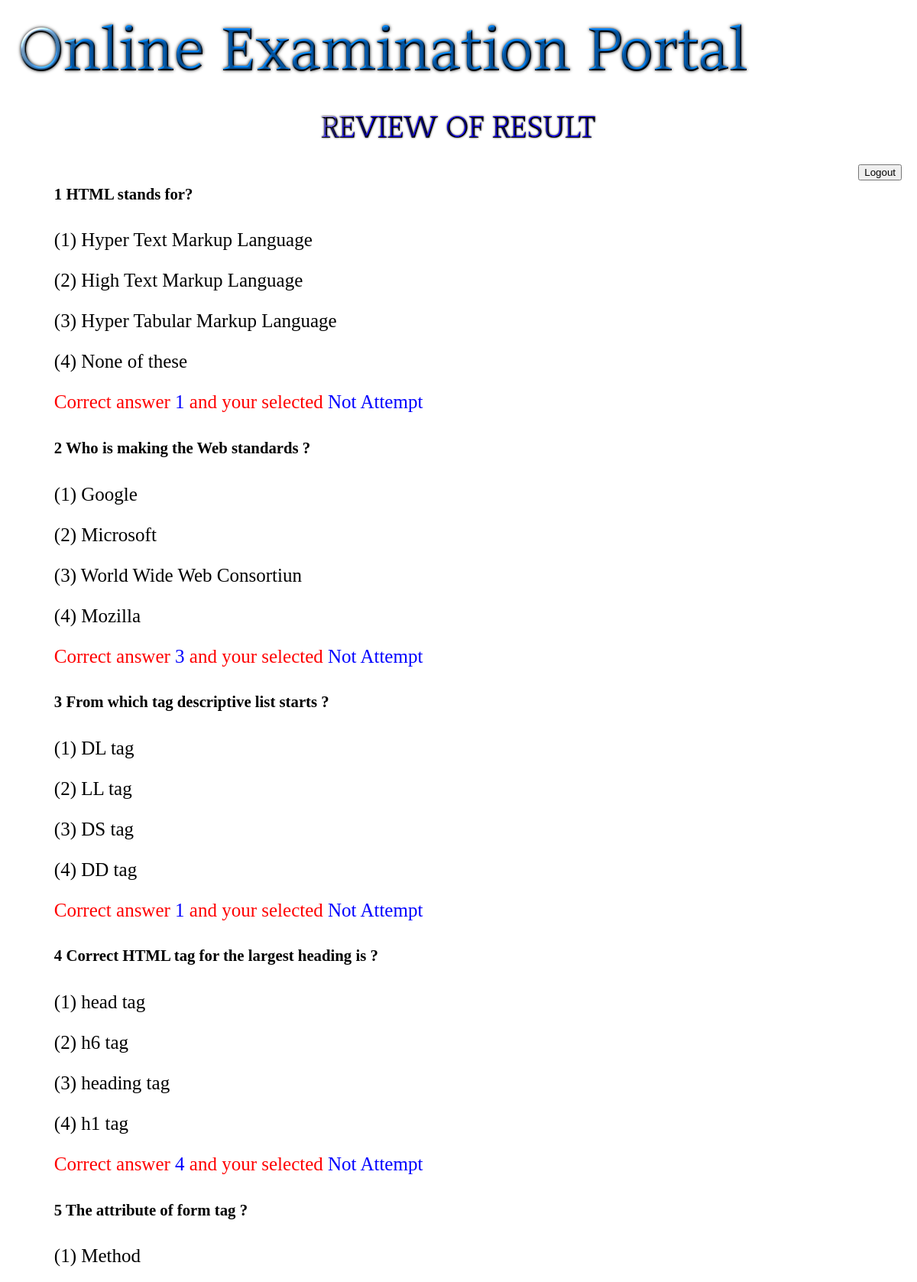
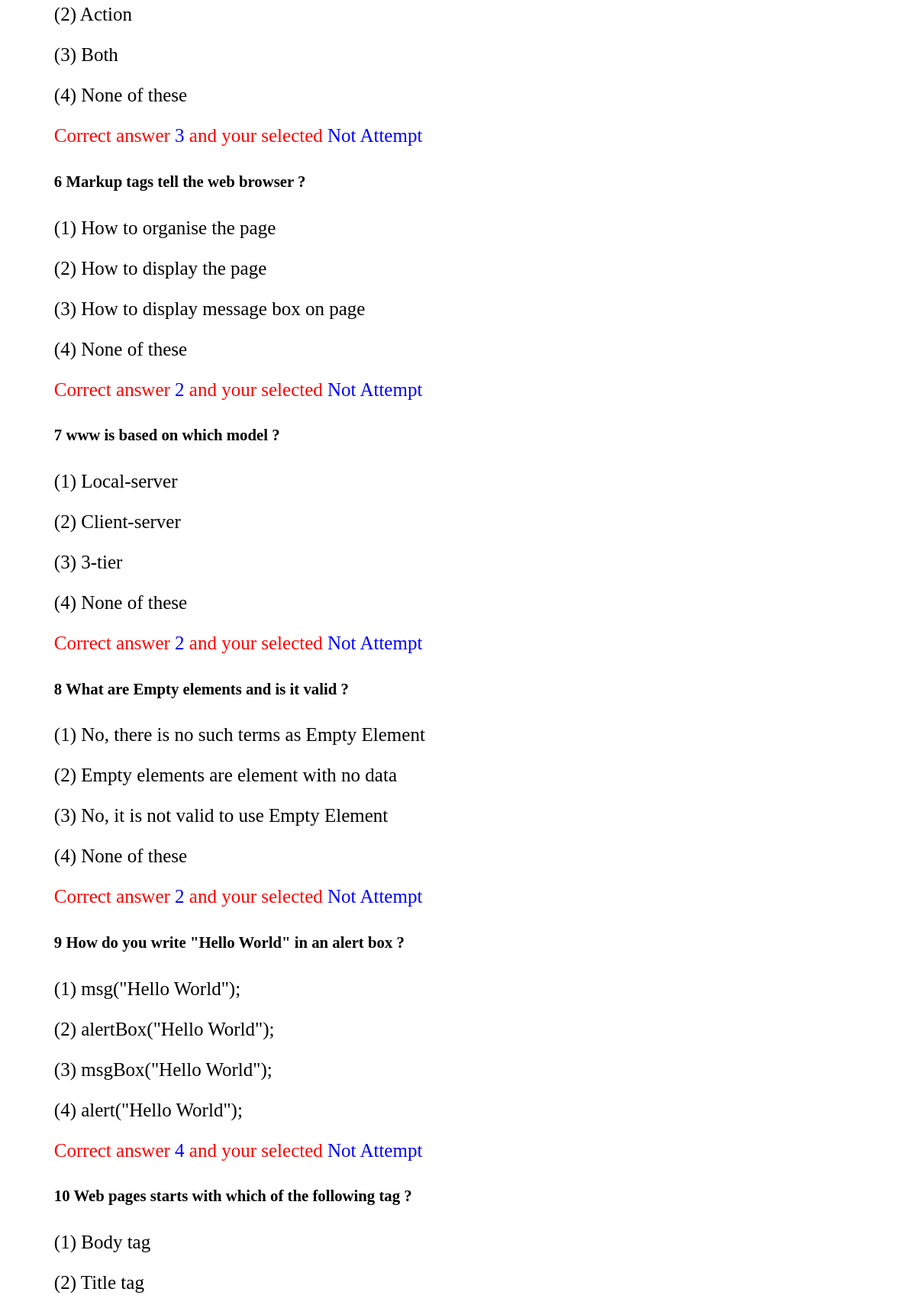
/review.php (upper part), run on the app's committed database (2 pictures, top to bottom).
### tables this page shows
CREATE TABLE `questionid` (
  `id` int(50) NOT NULL,
  `ques` text NOT NULL,
  `option1` char(100) NOT NULL,
  `option2` varchar(100) NOT NULL,
  `option3` char(100) NOT NULL,
  `option4` varchar(100) NOT NULL,
  `answerid` int(5) NOT NULL
);

### review.php (the view, shortened to what this page needs)
<?php
   include('connection.php');
 ?>
<!DOCTYPE html>
<html>
<head>
</head>
<body>
<div class="grid-container">
  <div class="item1"><marquee><img src="d6.png"></marquee><br><center><img src="d3.png"></center></div>
  <div class="item2"><br> <br><br>
<div class="colr"></div>
</div>
  <div class="item3  mainbody">
    <form method="post" id="sonu"  action="result.php">
          <?php
          $count=1;
            $re=$_SESSION["uname1"];
          $query2="SELECT * FROM `answer` WHERE `id`='$re' ";
          $result2=mysqli_query($conn,$query2);
          $row2=mysqli_fetch_assoc($result2);
          $query="SELECT * FROM `questionid` ";
          $qno=$count;
          $result=mysqli_query($conn,$query);
         if(mysqli_num_rows($result)>0)
       {
               while($row=mysqli_fetch_assoc($result))
               {
                      echo '<div class="curque"><h5>'.$qno.' '.$row['ques'].'</h5>
                      <p ?> <span>(1)</span> <?php value="1" name="quizcheck['.$qno.']">'.$row['option1'].'
                      <p ?> <span>(2)</span> <?php value="1" name="quizcheck['.$qno.']">'.$row['option2'].'
                      <p ?> <span>(3)</span> <?php value="1" name="quizcheck['.$qno.']">'.$row['option3'].'
                      <p ?> <span>(4)</span> <?php value="1" name="quizcheck['.$qno.']">'.$row['option4'].'</div>';
?><p style="color:red ">Correct answer <span style="color:blue "> <?php echo $row['answerid'];?></span> and your selected <span style="color:blue"><?php
    if($qno==1)
       {
          if($row2['q1']==0)
            echo 'Not Attempt';
          else
            echo $row2['q1'];
       }
    if($qno==2)
       {
          if($row2['q2']==0)
            echo 'Not Attempt';
          else
            echo $row2['q2'];
       }
    if($qno==3)
       {
          if($row2['q3']==0)
            echo 'Not Attempt';
          else
            echo $row2['q3'];
       }
    if($qno==4)
       {
          if($row2['q4']==0)
            echo 'Not Attempt';
          else
            echo $row2['q4'];
       }
     if($qno==5)
       {
          if($row2['q5']==0)
            echo 'Not Attempt';
          else
            echo $row2['q5'];
       }
      if($qno==6)
       {
          if($row2['q6']==0)
            echo 'Not Attempt';
          else
            echo $row2['q6'];
       }
       if($qno==7)
       {
          if($row2['q7']==0)
            echo 'Not Attempt';
          else
            echo $row2['q7'];
       }
       if($qno==8)
       {
          if($row2['q8']==0)
            echo 'Not Attempt';
          else
            echo $row2['q8'];
       }
       if($qno==9)
       {
          if($row2['q9']==0)
            echo 'Not Attempt';
          else
            echo $row2['q9'];
       }
      ?></span></p><?php
                      $qno++;
                   }
       }
               ?>
  </form>
</div>
  <div class="item4">
  <form action="review.php" method="POST" style="float:right;">
  <input type="submit" name="butn3" value="Logout" class="butn2">
</form></h5><br><br><br><br><br><br><br>
</div>
</div>
</body>
</html>

### review.php (style rules this page uses)
.item1 { grid-area: header; }
.item2 { grid-area: menu; }
.item4 { grid-area: right; }
.grid-container { display: grid; grid-template-areas: 'header header header header header header' 'menu main main main right right' 'menu footer footer footer footer footer'; grid-gap: 1px; background-color: #fff; padding: 5px; }
.grid-container > div { background-color:white; text-align: left; padding: 5px 0; font-size: 25px; }
form { box-sizing: border-box; margin-left: 2px; margin-right: 2px; padding-bottom: 10px; padding-left: 5px; padding-right: 5px; }
.colr { margin-right: 10px; margin-bottom: 30px; padding: 1px; margin-left: 5px; }
.mainbody { min-width: 400px; }

### data on the page
questionid: ques "HTML stands for?", option1 "Hyper Text Markup Language", option2 "High Text Markup Language", option3 "Hyper Tabular Markup Language", option4 "None of these", answerid "1", shows "Not Attempt"
questionid: ques "Who is making the Web standards ?", option1 "Google", option2 "Microsoft", option3 "World Wide Web Consortiun", option4 "Mozilla", answerid "3", shows "Not Attempt"
questionid: ques "From which tag descriptive list starts ?", option1 "DL tag", option2 "LL tag", option3 "DS tag", option4 "DD tag", answerid "1", shows "Not Attempt"
questionid: ques "Correct HTML tag for the largest heading is ?", option1 "head tag", option2 "h6 tag", option3 "heading tag", option4 "h1 tag", answerid "4", shows "Not Attempt"
questionid: ques "The attribute of form tag ?", option1 "Method", option2 "Action", option3 "Both", option4 "None of these", answerid "3", shows "Not Attempt"
questionid: ques "Markup tags tell the web browser ?", option1 "How to organise the page", option2 "How to display the page", option3 "How to display message box on page", option4 "None of these", answerid "2", shows "Not Attempt"
questionid: ques "www is based on which model ?", option1 "Local-server", option2 "Client-server", option3 "3-tier", option4 "None of these", answerid "2", shows "Not Attempt"
questionid: ques "What are Empty elements and is it valid ?", option1 "No, there is no such terms as Empty Element", option2 "Empty elements are element with no data", option3 "No, it is not valid to use Empty Element", option4 "None of these", answerid "2", shows "Not Attempt"
questionid: ques "How do you write \"Hello World\" in an alert box ?", option1 "msg(\"Hello World\");", option2 "alertBox(\"Hello World\");", option3 "msgBox(\"Hello World\");", option4 "alert(\"Hello World\");", answerid "4", shows "Not Attempt"
questionid: ques "Web pages starts with which of the following tag ?", option1 "Body tag", option2 "Title tag"
